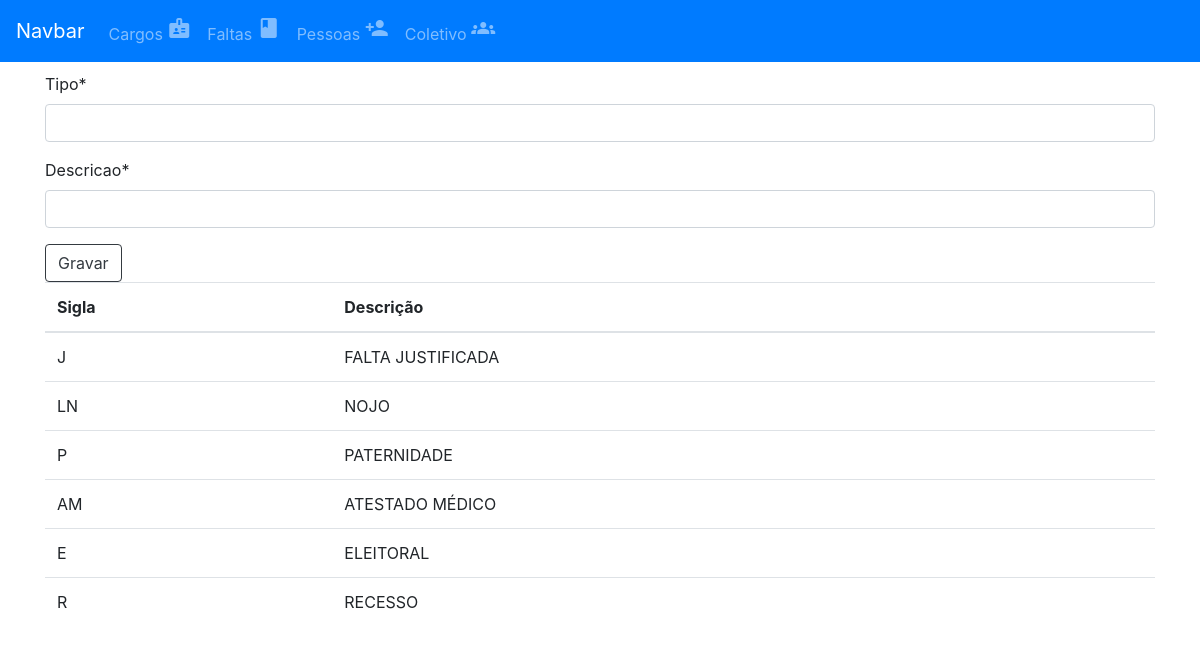
The app's page /faltas/, older data.
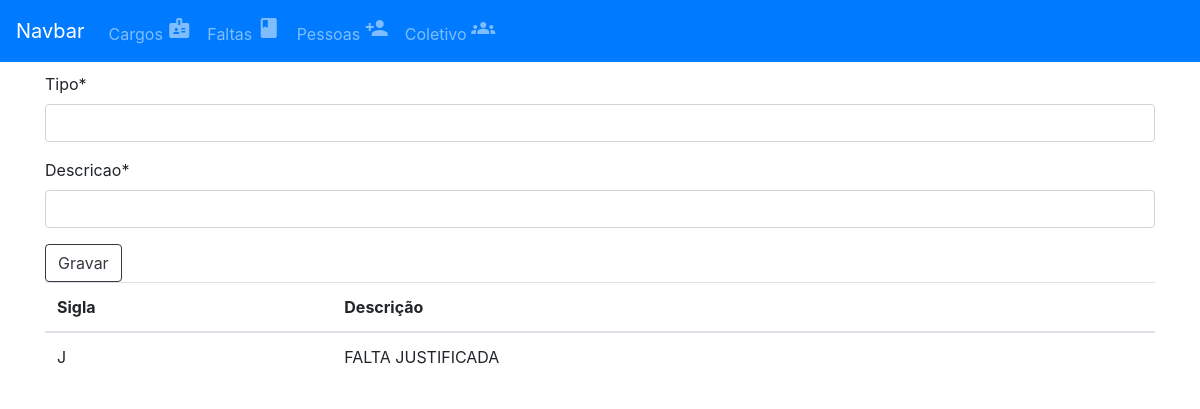
The same page, newer data.
### app_falta/models.py (models this page shows, shortened)
class Faltas(models.Model):
    tipo = models.CharField(max_length=3)
    descricao =  models.CharField(max_length=30)

### app_falta/views.py (the view)
# urls.py: path('', faltas, name='listarfaltas'),
def faltas(request):
    faltas = Faltas.objects.all()
    if request.method == 'POST':
        form = formularioTF(request.POST)
        if form.is_valid():
            form.save()
            return redirect('listarfaltas')
    else:
        form = formularioTF()
    return render(request,'cadastrar_tipo_falta.html',{'form':form, 'faltas':faltas})

### app_falta/forms.py
class formularioTF(forms.ModelForm):
    tipo = forms.CharField(max_length=3, required=True)
    descricao = forms.CharField(max_length=30, required=True)
    class Meta:
        model = Faltas
        fields = ['tipo','descricao']

### app_falta/template/cadastrar_tipo_falta.html (shortened to what this page needs)
{% extends 'template/menu.html' %}
{% load crispy_forms_tags %}
{% block content %}
<form method="POST">
    {{ form|crispy }}
    <div clas="form-group">
        <button class="btn btn-outline-dark">Gravar</button>
    </div>
</form>
<table class="table table-hover">
<thead>
    <tr>
        <th scope="col">Sigla</th>
        <th scope="col">Descrição</th>
    </tr>
</thead>
<tbody>
    {% for falta in faltas %}
    <tr>
        <td>{{falta.tipo}}</td>
        <td>{{falta.descricao}}</td>
    </tr>
    {% endfor %}
</tbody>
</table>
{% endblock content %}

Row changes from the older to the newer data that the page shows:
removed Faltas: tipo "LN", descricao "NOJO"
removed Faltas: tipo "P", descricao "PATERNIDADE"
removed Faltas: tipo "AM", descricao "ATESTADO MÉDICO"
removed Faltas: tipo "E", descricao "ELEITORAL"
removed Faltas: tipo "R", descricao "RECESSO"
